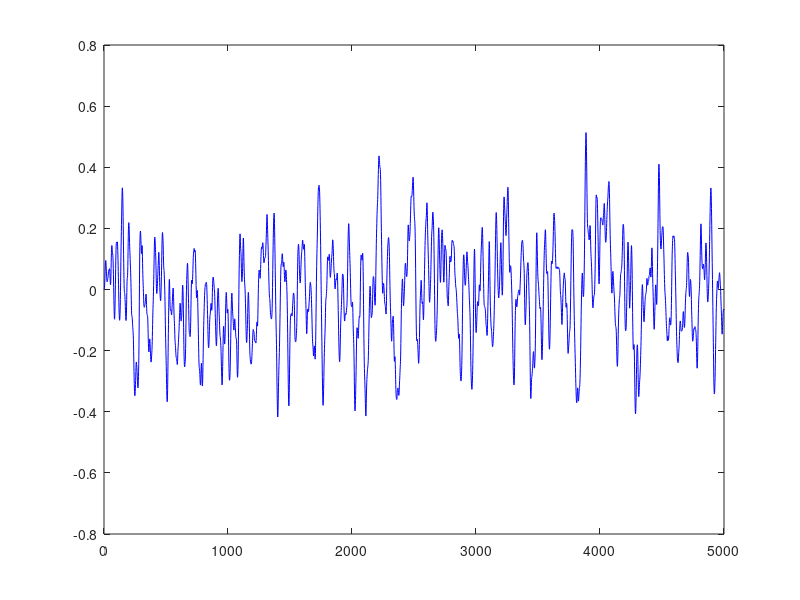

MATLAB code for this plot: (Note: this script raises an error after producing the figure.)
%% PEM Identification of Example from DDSC
close all 
clear all
%% defining the system example
sysv = tf(1e-3*[0 1 0.43 0.056 0.0023],[1 -3.1 3.5801 -1.8248 0.3462],1)

% the dataset of random variables or import your datasets
u = randn(5000,1);    % input
y = lsim(sysv,u);     % outputs

figure;
plot(y,'b')
hold on; 
%plot(u);
%% Output Error and ARX model
th_oe = oe(iddata(y,u),[2 2 1])
%nb — (Order of Numerator ) Order of the B(q) polynomial + 1, which is equivalent to the length of the B(q) polynomial. nb is an Ny-by-Nu matrix. Ny is the number of outputs and Nu is the number of inputs.
%nf — (Order of Denominator ) Order of the F polynomial. nf is an Ny-by-Nu matrix. 
%nk — Input delay ( in the lessons = d ) , expressed as the number of samples. nk is an Ny-by-Nu matrix. The delay appears as leading zeros of the B polynomial.

th_arx = arx(iddata(y,u),[2 2 1])

%% PLotting
figure; hold on;
bode(tf(th_oe.b,th_oe.f,1))
bode(tf(th_arx.b,th_arx.a,1))
title("Plot of OE and ARX")
legend('OE: Output Error','ARX')

figure;
bode(tf(th_arx.a,1,1))

figure; hold on;
bode(tf(th_oe.b,th_oe.f,1))
bode(tf(th_arx.b,th_arx.a,1))
bode(sysv)
title("Plot of OE,ARX and Original System")
legend('OE: Output Error','ARX','Original System')

figure; hold on;
bode(tf(th_oe.b,th_oe.f,1))
bode(sysv)
title("Plot of OE and Original Sys")
legend('OE: Output Error','Sys')

figure; hold on;
bode(tf(th_arx.b,th_arx.a,1))
bode(sysv)
title("Plot of ARX and Original Sys")
legend('ARX','Sys')

%% Frequency Analysis

w = [0:0.001:pi];   % pi = 3.14
hv = freqresp(sysv,w);
hoe = freqresp(tf(th_oe.b,th_oe.f,1),w);
harx = freqresp(tf(th_arx.b,th_arx.a,1),w);
figure; hold on;

% Plot of all Frequency responses
title("Frequency Response to all Models")
plot(w,vec(abs(hv)))
plot(w,vec(abs(hoe)))
plot(w,vec(abs(harx)))
legend('Sys','OE: Output Error','ARX: AutoRegressive Exogenous')

figure; hold on;
title("Frequency Response Mismatch Sys with others")
plot(w,vec(abs(hv-hoe)))
plot(w,vec(abs(hv-harx)))
legend('Sys-OE','Sys-ARX')

figure; hold on;
bode(tf(th_arx.a,[1 0 0],1))

L = tf([1 0 0],th_arx.a,1)
 
yL = lsim(L,y);
uL = lsim(L,u);

th_arxL = arx(iddata(yL,uL),[2 2 1])

% Bode ARX response
bode(L*tf(th_arxL.a,1,1))
title("ARX Bode Plot - part a")

figure; hold on;
title("ARX Bode Plot and Sys - part all")
bode(tf(th_arxL.b,th_arxL.a,1))
bode(sysv)

close all

%% Iteration OE
Ts = 1; 

Fit_Best = 0;
MSE_Best = 0;

n_den = 15;
n_num = 15;
delay_max = 20;

for num=1:n_den
    for den=1:n_den
        for dist=1:delay_max
            th_oe = oe(iddata(y,u),[num,den,dist]);
            Fit = th_oe.Report.Fit.FPE;
            MSE = th_oe.Report.Fit.AIC;
            if ( Fit > Fit_Best )
                Fit_Best = Fit;
                MSE_Best = MSE;
                th_oe_best = th_oe;
            end
        end    
    end
end

th_oe_best

%% iteration ARX 

Ts = 1; 

Fit_Best = 0;
MSE_Best = 0;

n_den =25;
n_num = 25;
delay_max = 40;

for num=1:n_num
    for den=1:n_den
        for dist=0:delay_max
            th_arx = arx(iddata(y,u),[num,den,dist]);
            Fit = th_arx.Report.Fit.FPE;
            MSE = th_arx.Report.Fit.AIC;
            if ( Fit > Fit_Best )
                Fit_Best = Fit;
                MSE_Best = MSE;
                th_arx_best = th_arx;
            end
        end    
    end
end

th_arx_best